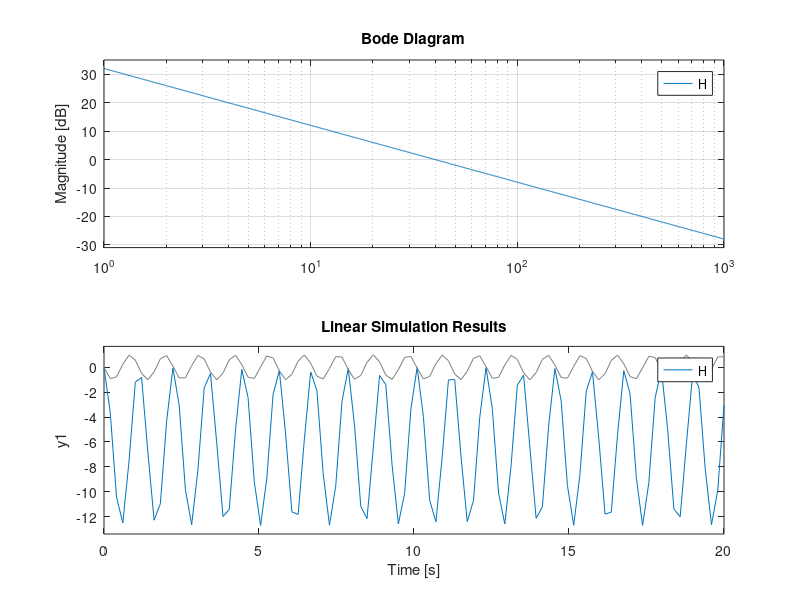

The MATLAB source for this figure:
%% Bode diagrams
clear variables;

H = tf(40,[1 0]);
bode(H); grid; shg;

w = logspace(0,3,1000);
bode(H,w); grid; shg;
%% Use lsim to simulate the response to u(t) and then notice the amplitude of the output, which must be 10 according to Bode
t = linspace(0,20);
u = sin(4*t);
lsim(H,u,t); grid; shg;
%% For what frequency (rad/sec) is the attenuation of -3dB? What does -3dB mean?
w = 56.6;
T = 2*pi/w;
u = sin(w*t);
lsim(H,u,t); grid; shg;
